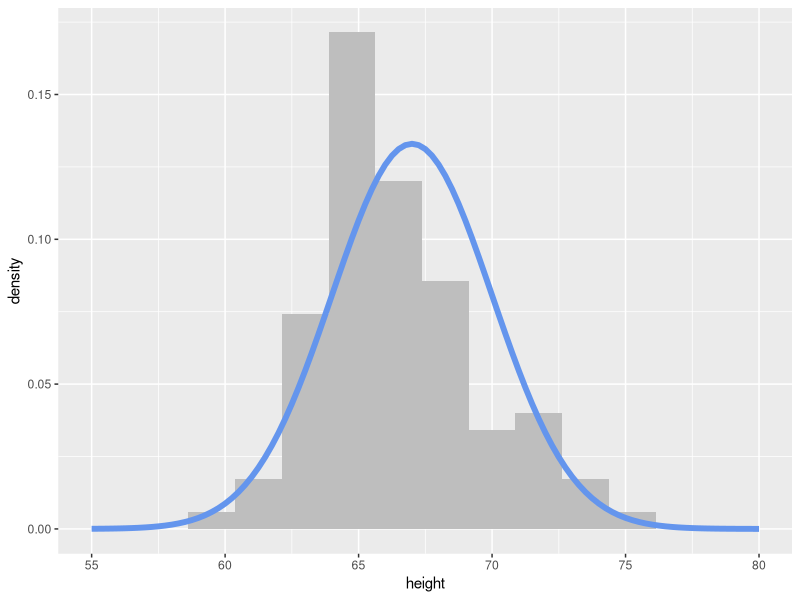

Generate this figure with R:
## ---- chunk 1
#| include: false
#| echo: false
#| message: false
#| warning: false

library(tidyverse)
library(lubridate)
library(palmerpenguins)

## ---- chunk 2
rnorm(1, mean = 0, sd = 1)
## ---- chunk 3
rnorm(1, mean = 0, sd = 1)
## ---- chunk 4
head(.Random.seed)
## ---- chunk 5
set.seed(1234)

rnorm(1, mean = 0, sd = 1)
## ---- chunk 6
set.seed(1234)

rnorm(1, mean = 0, sd = 1)
## ---- chunk 7
set.seed(1234)

rnorm(1, mean = 0, sd = 1)

## Calling rnorm() again without a seed "resets" the seed! 
rnorm(1, mean = 0, sd = 1)
## ---- chunk 8
#| eval: true
my_rand <- rnorm(1, mean = 0, sd = 1)
my_rand
## ---- chunk 9
#| message: false
#| warning: false

my_samples <- tibble(height = rnorm(n = 100, 
                                    mean = 67, 
                                    sd = 3)
                     )

my_samples %>%
  ggplot(aes(x = height)) +
  geom_histogram(aes(y = ..density..), 
                 binwidth = 1.75, fill = "grey") +
  stat_function(fun = ~ dnorm(., mean = 67, sd = 3), 
                col = "cornflowerblue", lwd = 2) + 
  xlim(c(55, 80))
